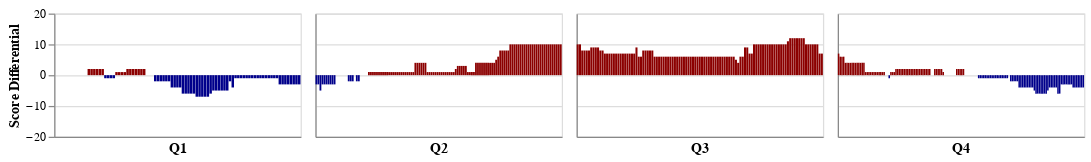

Notebook code for this chart:
### Code cell
import altair as alt

# Create a custom legend
legend_data = pd.DataFrame({'Country': ['Canada', 'Brazil'], 'color': ['red', 'green']})

# Create the color marks for the legend
color_marks = alt.Chart(legend_data).mark_rect().encode(
    y=alt.Y('Country:N', axis=None),
    color=alt.Color('color:N', scale=None)
)

# Create the text marks for the legend
text_marks = alt.Chart(legend_data).mark_text().encode(
    y=alt.Y('Country:N', axis=None),
    text='Country:N'
)

# Combine the color marks and the text marks
custom_legend = alt.layer(color_marks, text_marks)


# Create the chart with the custom legend
chart = alt.Chart(all_pbp_no_end_q[all_pbp_no_end_q.quarter==1].reset_index()).mark_bar().encode(
    x=alt.X("index:O", axis=alt.Axis(labels=False, ticks=False), title='Q1'),
    y=alt.Y("+/-:Q", axis = alt.Axis(title='Score Differential'), scale=alt.Scale(domain=[-15, 15])),
    color=alt.condition(
        alt.datum['+/-'] > 0,
        alt.value("darkred"),  # The positive color
        alt.value("darkblue")  # The negative color
    )
).properties(height=100, width=200)


chart2 = alt.Chart(all_pbp_no_end_q[all_pbp_no_end_q.quarter==2].reset_index()).mark_bar().encode(
    x=alt.X("index:O", axis=alt.Axis(labels=False, ticks=False), title='Q2'),
    y=alt.Y("+/-:Q", axis = alt.Axis(labels=False, ticks=False), title=None),
    color=alt.condition(
        alt.datum['+/-'] > 0,
        alt.value("darkred"),  # The positive color
        alt.value("darkblue")  # The negative color
    )
).properties(height=100, width=200)


chart3 = alt.Chart(all_pbp_no_end_q[all_pbp_no_end_q.quarter==3].reset_index()).mark_bar().encode(
    x=alt.X("index:O", axis=alt.Axis(labels=False, ticks=False), title='Q3'),
    y=alt.Y("+/-:Q", axis = alt.Axis(labels=False, ticks=False), title=None),
    color=alt.condition(
        alt.datum['+/-'] > 0,
        alt.value("darkred"),  # The positive color
        alt.value("darkblue")  # The negative color
    )
).properties(height=100, width=200)


chart4 = alt.Chart(all_pbp_no_end_q[all_pbp_no_end_q.quarter==4].reset_index()).mark_bar().encode(
    x=alt.X("index:O", axis=alt.Axis(labels=False, ticks=False), title='Q4'),
    y=alt.Y("+/-:Q", axis = alt.Axis(labels=False, ticks=False), title=None),
    color=alt.condition(
        alt.datum['+/-'] > 0,
        alt.value("darkred"),  # The positive color
        alt.value("darkblue")  # The negative color
    )
).properties(height=100, width=200)

# Combine the chart and the custom legend
combined_chart = alt.hconcat(chart, chart2, chart3, chart4, spacing=10).resolve_scale(y='shared')

combined_chart
